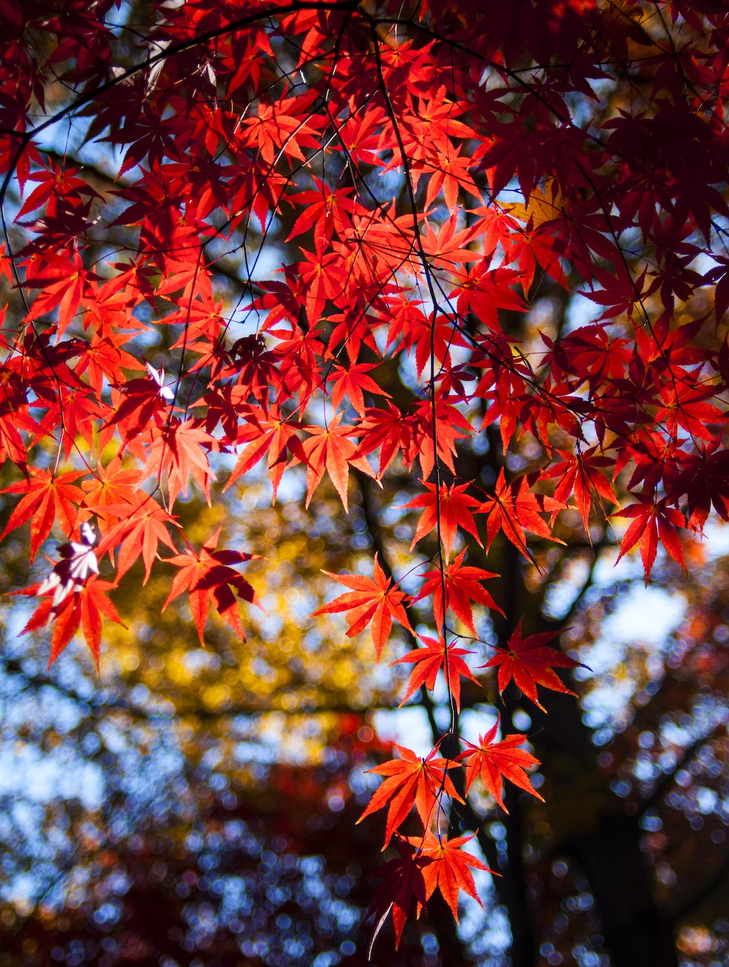
#> input picture tree.png, 729 x 967 px, shrunk from 994 x 1318 before the run, found by its file name
$ python Assignment2.py
#> lines starting #> are read from the running program, lines starting #| are printed output that depends on the picture
from PIL import Image
from typing import List

def mirror(raw: List[List[List[int]]])-> None:
    """
    Assume raw is image data. Modifies raw by reversing all the rows
    of the data.

    >>> raw = [[[233, 100, 115], [0, 0, 0], [255, 255, 255]],
               [[199, 201, 116], [1, 9, 0], [255, 255, 255]]]
    >>> mirror(raw)
    >>> raw
    [[[255, 255, 255], [0, 0, 0], [233, 100, 115]],
     [[255, 255, 255], [1, 9, 0], [199, 201, 116]]]
    """
    for row in raw:
        row.reverse()
    return


# [128 lines left out: functions grey, invert, merge, compress, compress, not called in this run]


"""
**********************************************************

Do not worry about the code below. However, if you wish,
you can us it to read in images, modify the data, and save
new images.

**********************************************************
"""

def get_raw_image(name: str)-> List[List[List[int]]]:
#> called with name = 'assignments/assignment 2/tree.png'
    image = Image.open(name)
#> image is the input picture: PIL image 729x967 RGB; mean R, G, B 117.4, 58.7, 57.4
    num_rows = image.height
#> num_rows = 967
    num_columns = image.width
#> num_columns = 729
    pixels = image.getdata()
    new_data = []

    for i in range(num_rows):
        new_row = []
        for j in range(num_columns):
            new_pixel = list(pixels[i*num_columns + j])
            new_row.append(new_pixel)
        new_data.append(new_row)
#> after the loop, new_data = 967 items

    image.close()
    return new_data


def image_from_raw(raw: List[List[List[int]]], name: str)->None:
    image = Image.new("RGB", (len(raw[0]),len(raw)))
    pixels = []
    for row in raw:
        for pixel in row:
            pixels.append(tuple(pixel))
    image.putdata(pixels)
    image.save(name)

L = get_raw_image("assignments/assignment 2/tree.png")
#> L = 967 items

mirror(L)

image_from_raw(L, "assignments/assignment 2/mirror.png")
#> in image_from_raw, `image = Image.new("RGB", (len(raw[0]),len(raw)))`: image: PIL image 729x967 RGB; every value is 0
#> after the loop in image_from_raw, `for row in raw:`: pixels = 704943 items
#> in image_from_raw, `image.putdata(pixels)`:
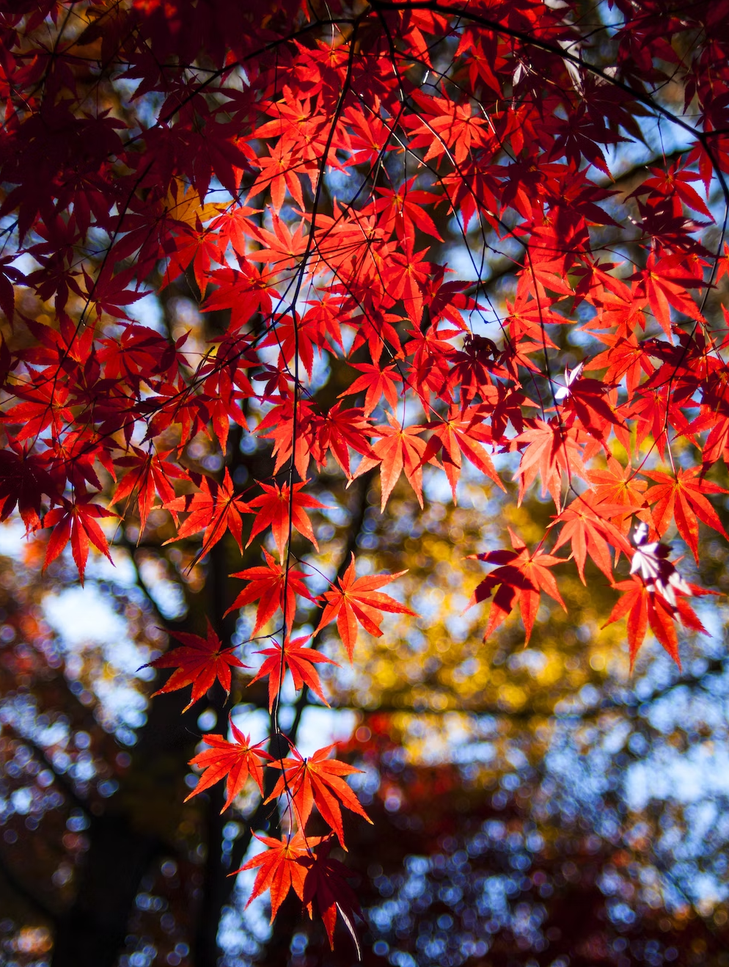
#> image: PIL image 729x967 RGB; mean R, G, B 117.4, 58.7, 57.4


$ run again, with invert.png copied over tree.png
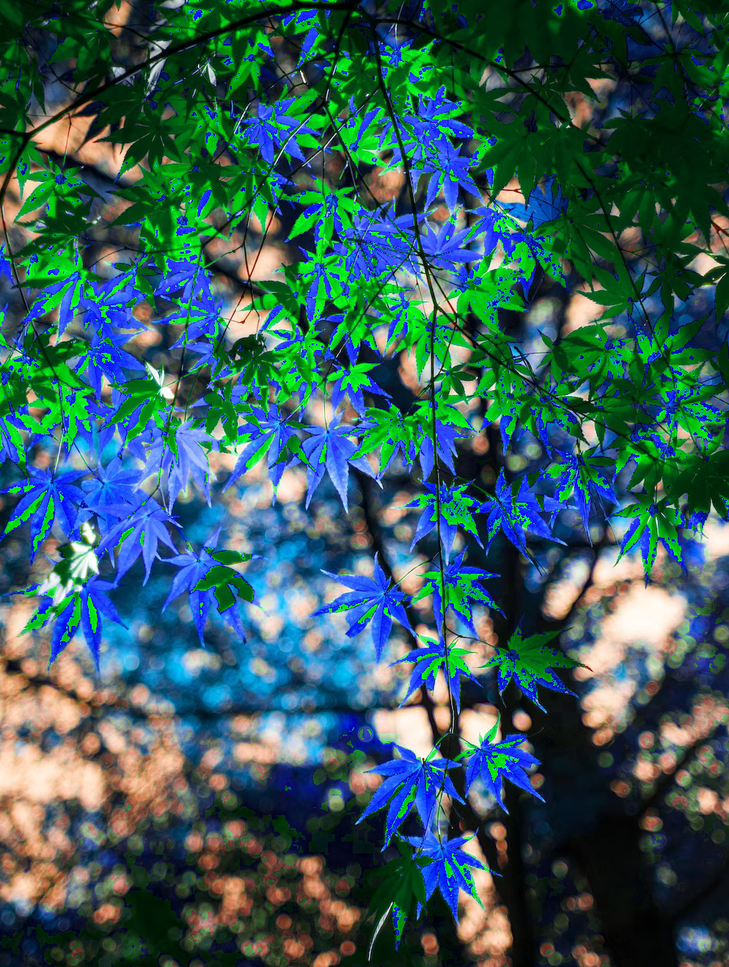
#> input picture invert.png, 729 x 967 px, shrunk from 994 x 1318 before the run, found by its file name
#> in get_raw_image, image is the input picture: PIL image 729x967 RGB; mean R, G, B 52.7, 90.8, 92.1
#> after the loop in get_raw_image, `for i in range(num_rows):`: new_data = 967 items
#> after the loop in image_from_raw, `for row in raw:`: pixels = 704943 items
#> in image_from_raw, `image.putdata(pixels)`:
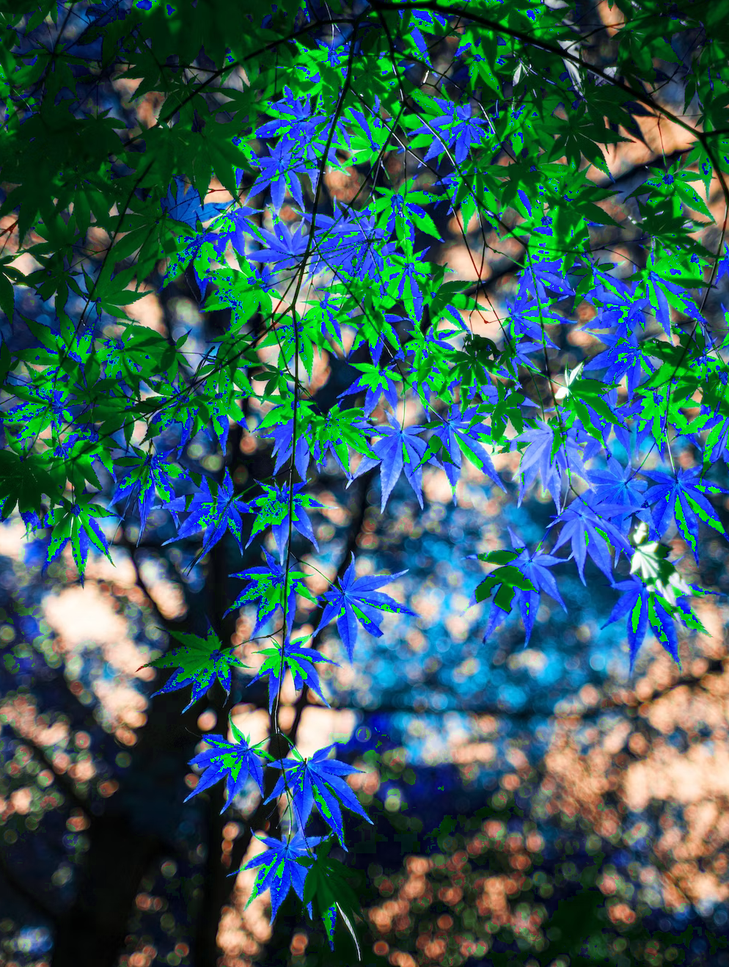
#> image: PIL image 729x967 RGB; mean R, G, B 52.7, 90.8, 92.1
